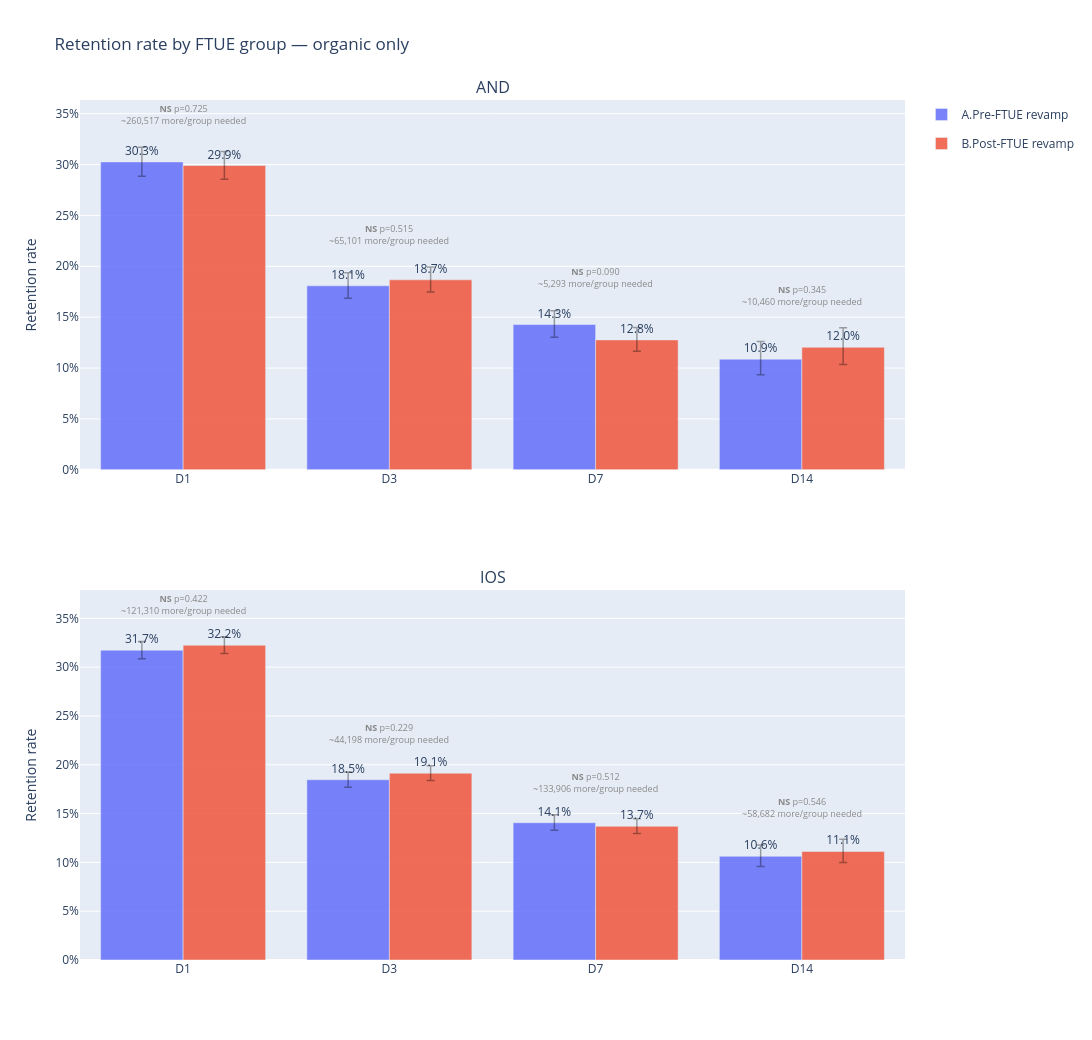

Here is the notebook cell this chart was saved with:
### Markdown cell above
### Retention rate (Organics only)

### Code cell
# hide-output
# Bar chart: D1–D21 retention rates by FTUE group and platform (organic / non-attributed only)
# Each Dx is tested independently; small D21 organic cohorts annotated with users needed for significance
dummy = plot_retention_significance(
    retention_data_total_na,
    title='Retention rate by FTUE group — organic only',
)

### Figure 1 — Plotly figure (JSON) as saved in the notebook; plotly's stock layout.template omitted (floating-point values rounded to 4 significant figures)
{"data": [{"customdata": [[4016, 1215], [3600, 651], [2774, 396], [1408, 153]], "error_y": {"array": [0.01439, 0.01291, 0.01351, 0.01733], "arrayminus": [0.01401, 0.01223, 0.01252, 0.0152], "color": "rgba(0,0,0,0.35)", "thickness": 1.5, "type": "data", "visible": true, "width": 4}, "hovertemplate": "%{x}: %{y:.2%}<br>n=%{customdata[0]:,} | retained=%{customdata[1]:,}<extra>A.Pre-FTUE revamp</extra>", "legendgroup": "A.Pre-FTUE revamp", "marker": {"color": "rgba(99,110,250,0.85)"}, "name": "A.Pre-FTUE revamp", "showlegend": true, "text": ["30.3%", "18.1%", "14.3%", "10.9%"], "textposition": "outside", "type": "bar", "x": ["D1", "D3", "D7", "D14"], "xaxis": "x", "y": [0.3025, 0.1808, 0.1428, 0.1087], "yaxis": "y"}, {"customdata": [[4331, 1295], [3846, 718], [3133, 400], [1255, 151]], "error_y": {"array": [0.01381, 0.01263, 0.01214, 0.01917], "arrayminus": [0.01345, 0.012, 0.01123, 0.01685], "color": "rgba(0,0,0,0.35)", "thickness": 1.5, "type": "data", "visible": true, "width": 4}, "hovertemplate": "%{x}: %{y:.2%}<br>n=%{customdata[0]:,} | retained=%{customdata[1]:,}<extra>B.Post-FTUE revamp</extra>", "legendgroup": "B.Post-FTUE revamp", "marker": {"color": "rgba(239,85,59,0.85)"}, "name": "B.Post-FTUE revamp", "showlegend": true, "text": ["29.9%", "18.7%", "12.8%", "12.0%"], "textposition": "outside", "type": "bar", "x": ["D1", "D3", "D7", "D14"], "xaxis": "x", "y": [0.299, 0.1867, 0.1277, 0.1203], "yaxis": "y"}, {"customdata": [[10412, 3304], [9434, 1742], [7362, 1035], [3021, 321]], "error_y": {"array": [0.009006, 0.007958, 0.008128, 0.01149], "arrayminus": [0.008871, 0.007701, 0.007753, 0.01049], "color": "rgba(0,0,0,0.35)", "thickness": 1.5, "type": "data", "visible": true, "width": 4}, "hovertemplate": "%{x}: %{y:.2%}<br>n=%{customdata[0]:,} | retained=%{customdata[1]:,}<extra>A.Pre-FTUE revamp</extra>", "legendgroup": "A.Pre-FTUE revamp", "marker": {"color": "rgba(99,110,250,0.85)"}, "name": "A.Pre-FTUE revamp", "showlegend": false, "text": ["31.7%", "18.5%", "14.1%", "10.6%"], "textposition": "outside", "type": "bar", "x": ["D1", "D3", "D7", "D14"], "xaxis": "x2", "y": [0.3173, 0.1847, 0.1406, 0.1063], "yaxis": "y2"}, {"customdata": [[11299, 3643], [10364, 1983], [8164, 1118], [2688, 299]], "error_y": {"array": [0.008677, 0.007687, 0.007628, 0.01245], "arrayminus": [0.008557, 0.007458, 0.007287, 0.01134], "color": "rgba(0,0,0,0.35)", "thickness": 1.5, "type": "data", "visible": true, "width": 4}, "hovertemplate": "%{x}: %{y:.2%}<br>n=%{customdata[0]:,} | retained=%{customdata[1]:,}<extra>B.Post-FTUE revamp</extra>", "legendgroup": "B.Post-FTUE revamp", "marker": {"color": "rgba(239,85,59,0.85)"}, "name": "B.Post-FTUE revamp", "showlegend": false, "text": ["32.2%", "19.1%", "13.7%", "11.1%"], "textposition": "outside", "type": "bar", "x": ["D1", "D3", "D7", "D14"], "xaxis": "x2", "y": [0.3224, 0.1913, 0.1369, 0.1112], "yaxis": "y2"}], "layout": {"annotations": [{"font": {"size": 16}, "showarrow": false, "text": "AND", "x": 0.5, "xanchor": "center", "xref": "paper", "y": 1, "yanchor": "bottom", "yref": "paper"}, {"font": {"size": 16}, "showarrow": false, "text": "IOS", "x": 0.5, "xanchor": "center", "xref": "paper", "y": 0.43, "yanchor": "bottom", "yref": "paper"}, {"align": "center", "font": {"color": "#888888", "size": 9}, "showarrow": false, "text": "<b>NS</b> p=0.725<br>~260,517 more/group needed", "x": "D1", "xanchor": "center", "xref": "x", "y": 0.3349, "yanchor": "bottom", "yref": "y"}, {"align": "center", "font": {"color": "#888888", "size": 9}, "showarrow": false, "text": "<b>NS</b> p=0.515<br>~65,101 more/group needed", "x": "D3", "xanchor": "center", "xref": "x", "y": 0.2173, "yanchor": "bottom", "yref": "y"}, {"align": "center", "font": {"color": "#888888", "size": 9}, "showarrow": false, "text": "<b>NS</b> p=0.090<br>~5,293 more/group needed", "x": "D7", "xanchor": "center", "xref": "x", "y": 0.1743, "yanchor": "bottom", "yref": "y"}, {"align": "center", "font": {"color": "#888888", "size": 9}, "showarrow": false, "text": "<b>NS</b> p=0.345<br>~10,460 more/group needed", "x": "D14", "xanchor": "center", "xref": "x", "y": 0.1575, "yanchor": "bottom", "yref": "y"}, {"align": "center", "font": {"color": "#888888", "size": 9}, "showarrow": false, "text": "<b>NS</b> p=0.422<br>~121,310 more/group needed", "x": "D1", "xanchor": "center", "xref": "x2", "y": 0.3491, "yanchor": "bottom", "yref": "y2"}, {"align": "center", "font": {"color": "#888888", "size": 9}, "showarrow": false, "text": "<b>NS</b> p=0.229<br>~44,198 more/group needed", "x": "D3", "xanchor": "center", "xref": "x2", "y": 0.217, "yanchor": "bottom", "yref": "y2"}, {"align": "center", "font": {"color": "#888888", "size": 9}, "showarrow": false, "text": "<b>NS</b> p=0.512<br>~133,906 more/group needed", "x": "D7", "xanchor": "center", "xref": "x2", "y": 0.1667, "yanchor": "bottom", "yref": "y2"}, {"align": "center", "font": {"color": "#888888", "size": 9}, "showarrow": false, "text": "<b>NS</b> p=0.546<br>~58,682 more/group needed", "x": "D14", "xanchor": "center", "xref": "x2", "y": 0.1417, "yanchor": "bottom", "yref": "y2"}], "barmode": "group", "height": 1040, "title": {"text": "Retention rate by FTUE group — organic only"}, "uniformtext": {"minsize": 7, "mode": "hide"}, "width": 1200, "xaxis": {"anchor": "y", "categoryarray": ["D1", "D3", "D7", "D14"], "categoryorder": "array", "domain": [0, 1]}, "xaxis2": {"anchor": "y2", "categoryarray": ["D1", "D3", "D7", "D14"], "categoryorder": "array", "domain": [0, 1]}, "yaxis": {"anchor": "x", "domain": [0.57, 1], "tickformat": ".0%", "title": {"text": "Retention rate"}}, "yaxis2": {"anchor": "x2", "domain": [0, 0.43], "tickformat": ".0%", "title": {"text": "Retention rate"}}}}
